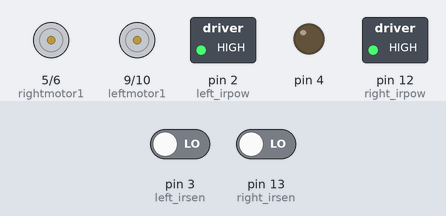
A sketch run on a simulated Arduino Uno, built with avr-gcc and run on an emulated ATmega328P. On the bench: motor-driver pin pairs drawn as motors (green arrow = first pin HIGH = forward, orange = second pin HIGH = backward, longer = more drive), switched loads named in the sketch (green lamp = pin HIGH), output pins drawn as LEDs (lit = HIGH). The inputs (shaded band) are chosen by the test bench; at power-on: pin 13 (right_irsen) LOW, pin 3 (left_irsen) LOW. What the sketch prints to the serial monitor is not drawn.

Above: at 1.2 s.
1.3 s: pin 13 (right_irsen) driven HIGH
At 2.0 s:
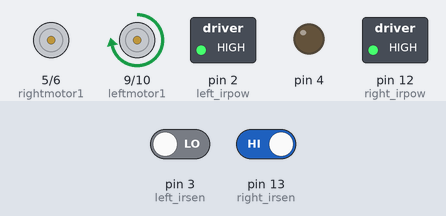
2.8 s: pin 3 (left_irsen) driven HIGH
At 4.0 s:
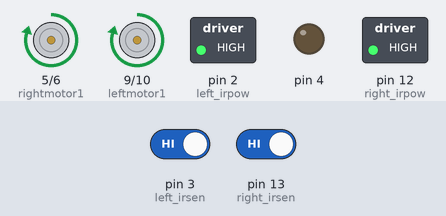
4.3 s: pin 13 (right_irsen) driven LOW
At 5.4 s:
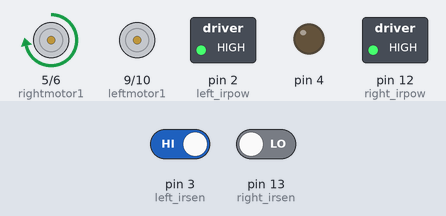
Timing chart, 0 to 7.3 s (numbered marks = the images above; inputs shaded):
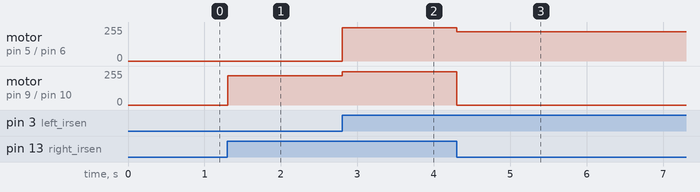

The sketch:

line_follower_test.ino
```cpp
int left_irsen= 3;
int right_irsen= 13;
int leftmotor1= 9;
int leftmotor2= 10;
int rightmotor1= 5;
int rightmotor2= 6;
int left_irpow = 2;
int right_irpow =12;

void setup() {
  // put your setup code here, to run once:
  Serial.begin(9600);
  pinMode( leftmotor1, OUTPUT);
  pinMode( leftmotor2, OUTPUT);
  pinMode( rightmotor1, OUTPUT);
  pinMode( rightmotor2, OUTPUT);
  pinMode( left_irpow, OUTPUT);
  pinMode( right_irpow, OUTPUT);
  pinMode(4,OUTPUT);
  digitalWrite(4,LOW);
  digitalWrite(left_irpow,HIGH);
  digitalWrite(right_irpow,HIGH);

}

void loop() {
  // put your main code here, to run repeatedly:
  int left = digitalRead(left_irsen);
  int right = digitalRead(right_irsen);
  Serial.println(right);
  if(left == 1 && right == 1)
  forward();
  else if(left == 0 && right == 1)
  right_turn();
  else if(left == 1 && right == 0)
  left_turn();
  else if(left == 0 && right == 0)
  stop_it();
}
void forward()
{
analogWrite(leftmotor1,250);
analogWrite(leftmotor2,0);
analogWrite(rightmotor1,250);
analogWrite(rightmotor2,0);
}
void left_turn()
{
analogWrite(leftmotor1,0);
analogWrite(leftmotor2,0);
analogWrite(rightmotor1,220);
analogWrite(leftmotor2,0);
}
void right_turn()
{
analogWrite(leftmotor1,220);
analogWrite(leftmotor2,0);
analogWrite(rightmotor1,0);
analogWrite(rightmotor2,0);
}
void stop_it()
{
analogWrite(leftmotor1,0);
analogWrite(leftmotor2,0);
analogWrite(rightmotor1,0);
analogWrite(rightmotor2,0);
}
```

Measured:
- after the input at 1.3 s, motor on pin 9 (leftmotor1) / pin 10 (leftmotor2): stopped → forward 220/255 at once
- after the input at 2.8 s, motor on pin 5 (rightmotor1) / pin 6 (rightmotor2): stopped → forward 250/255 at once; motor on pin 9 (leftmotor1) / pin 10 (leftmotor2): forward 220/255 → forward 250/255 at once
- after the input at 4.3 s, motor on pin 5 (rightmotor1) / pin 6 (rightmotor2): forward 250/255 → forward 220/255 at once; motor on pin 9 (leftmotor1) / pin 10 (leftmotor2): forward 250/255 → stopped at once
